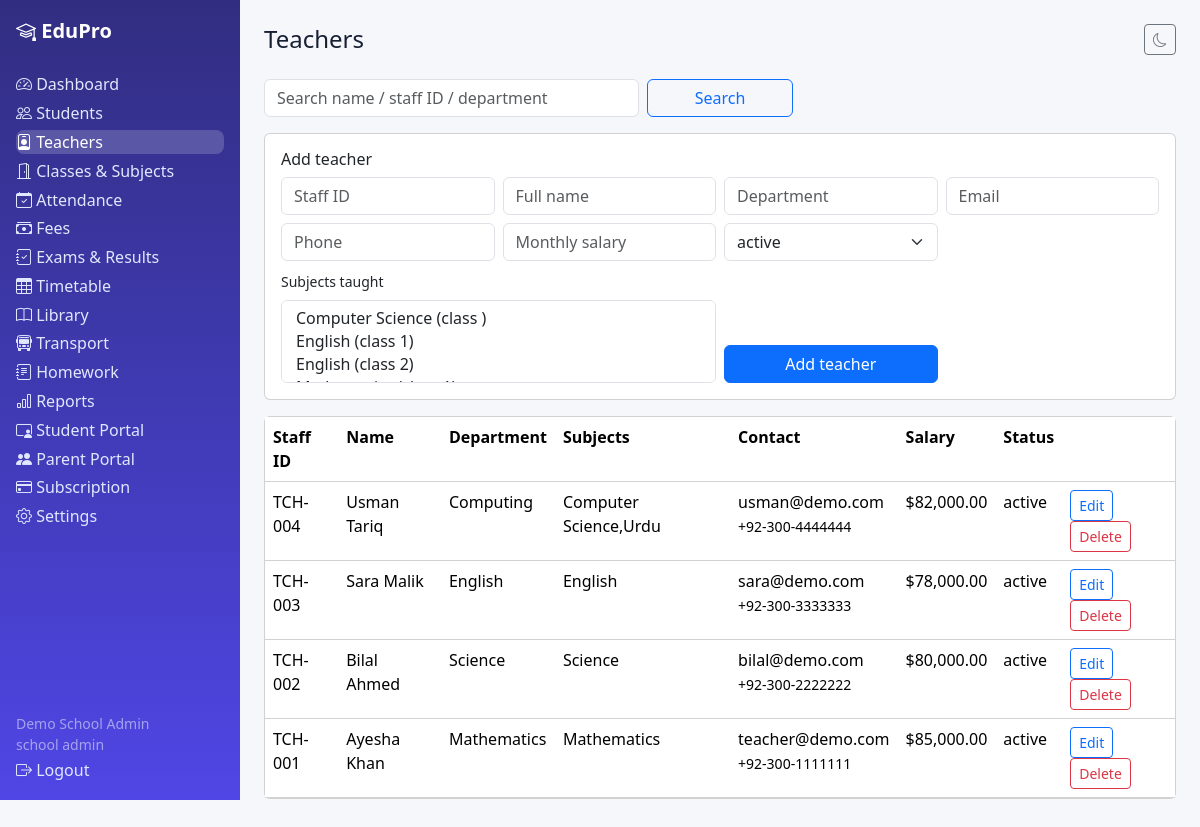
/teachers.php (signed in), run on the app's committed database.
### tables this page shows
CREATE TABLE teachers (id INT UNSIGNED AUTO_INCREMENT PRIMARY KEY, tenant_id INT UNSIGNED NOT NULL, user_id INT UNSIGNED NULL, staff_id VARCHAR(40) NOT NULL, name VARCHAR(120) NOT NULL, department VARCHAR(80) NULL, email VARCHAR(190) NULL, phone VARCHAR(40) NULL, salary DECIMAL(10,2) NOT NULL DEFAULT 0, status ENUM('active','on_leave','resigned') NOT NULL DEFAULT 'active', created_at DATETIME NOT NULL DEFAULT CURRENT_TIMESTAMP, UNIQUE KEY uq_teacher_staff(tenant_id,staff_id), INDEX idx_teach_tenant(tenant_id), FOREIGN KEY(tenant_id) REFERENCES tenants(id) ON DELETE CASCADE);

### includes/functions.php (called while the page is built, shortened)
<?php
function e(?string $v): string { return htmlspecialchars($v ?? '', ENT_QUOTES, 'UTF-8'); }
function current_user(): ?array { return $_SESSION['user'] ?? null; }
function tenant_id(): ?int { $u = current_user(); return isset($u['tenant_id']) && $u['tenant_id'] !== null ? (int)$u['tenant_id'] : null; }
function money($n): string { return '$' . number_format((float)$n, 2); }

### includes/auth.php (called while the page is built, shortened)
<?php
require_once __DIR__ . '/functions.php';
function require_tenant(): int {
    $t = tenant_id();
    return $t;
}

### teachers.php (the view, shortened to what this page needs)
<?php require_once __DIR__ . '/includes/auth.php'; $user=require_role(['school_admin','principal','accountant','teacher']); $pdo=db(); check_tenant_active($pdo); $tid=require_tenant(); $base=''; $active='teachers'; $pageTitle='Teachers';
$q=trim($_GET['q']??''); $s=$pdo->prepare('SELECT t.*,GROUP_CONCAT(DISTINCT sub.name) subjects FROM teachers t LEFT JOIN class_subjects cs ON cs.teacher_id=t.id AND cs.tenant_id=t.tenant_id LEFT JOIN subjects sub ON sub.id=cs.subject_id WHERE t.tenant_id=? AND (t.name LIKE ? OR t.staff_id LIKE ? OR t.department LIKE ?) GROUP BY t.id ORDER BY t.id DESC'); $s->execute([$tid,"%$q%","%$q%","%$q%"]); $rows=$s->fetchAll();
$subjects=$pdo->query("SELECT * FROM subjects WHERE tenant_id=$tid ORDER BY name")->fetchAll();
$edit=null; if(!empty($_GET['edit'])){$s=$pdo->prepare('SELECT * FROM teachers WHERE id=? AND tenant_id=?');$s->execute([(int)$_GET['edit'],$tid]);$edit=$s->fetch();}
include __DIR__ . '/includes/header.php'; ?>
<form class="row g-2 mb-3" method="get"><div class="col-md-5"><input class="form-control" name="q" value="<?= e($q) ?>" placeholder="Search name / staff ID / department"></div><div class="col-md-2"><button class="btn btn-outline-primary w-100">Search</button></div></form>
<div class="card p-3 mb-3"><h6><?= $edit?'Edit':'Add' ?> teacher</h6><form method="post" class="row g-2"><?= csrf_field() ?><input type="hidden" name="id" value="<?= e($edit['id']??'') ?>">
<?php foreach([['staff_id','Staff ID'],['name','Full name'],['department','Department'],['email','Email'],['phone','Phone']] as [$f,$l]): ?><div class="col-md-3"><input class="form-control" name="<?= $f ?>" placeholder="<?= $l ?>" value="<?= e($edit[$f]??'') ?>" <?= in_array($f,['staff_id','name'])?'required':'' ?>></div><?php endforeach; ?>
<div class="col-md-3"><input class="form-control" type="number" step="any" name="salary" placeholder="Monthly salary" value="<?= e($edit['salary']??'') ?>"></div>
<div class="col-md-3"><select class="form-select" name="status"><?php foreach(['active','on_leave','resigned'] as $st): ?><option <?= ($edit['status']??'active')===$st?'selected':'' ?>><?= $st ?></option><?php endforeach; ?></select></div>
<div class="col-md-6"><label class="form-label small">Subjects taught</label><select class="form-select" name="subject_ids[]" multiple size="3"><?php foreach($subjects as $sub): ?><option value="<?= $sub['id'] ?>"><?= e($sub['name']) ?> (class <?= $sub['class_id'] ?>)</option><?php endforeach; ?></select></div>
<div class="col-md-3 d-flex align-items-end"><button class="btn btn-primary w-100"><?= $edit?'Update':'Add' ?> teacher</button></div></form></div>
<table class="table card"><tr><th>Staff ID</th><th>Name</th><th>Department</th><th>Subjects</th><th>Contact</th><th>Salary</th><th>Status</th><th></th></tr>
<?php foreach($rows as $r): ?><tr><td><?= e($r['staff_id']) ?></td><td><?= e($r['name']) ?></td><td><?= e($r['department']??'') ?></td><td><?= e($r['subjects']??'') ?></td><td><?= e($r['email']??'') ?><br><small><?= e($r['phone']??'') ?></small></td><td><?= money($r['salary']) ?></td><td><?= e($r['status']) ?></td>
<td><a class="btn btn-sm btn-outline-primary" href="?edit=<?= $r['id'] ?>">Edit</a> <form method="post" class="d-inline"><button class="btn btn-sm btn-outline-danger" data-confirm="Delete teacher?">Delete</button></form></td></tr><?php endforeach; ?></table>
<?php include __DIR__ . '/includes/footer.php'; ?>

### assets/css/style.css (style rules this page uses)
:root { --brand:#4f46e5;--bg:#f6f7fb;--card:#fff;--text:#172033 }
body { background:var(--bg);color:var(--text);font-family:system-ui,-apple-system,"Segoe UI",Roboto,sans-serif }

### data on the page
teachers: staff "TCH-004", name "Usman Tariq", department "Computing", subjects "Computer Science,Urdu", email "usman@demo.com", phone "+92-300-4444444", salary "$82,000.00", status "active"
teachers: staff "TCH-003", name "Sara Malik", department "English", subjects "English", email "sara@demo.com", phone "+92-300-3333333", salary "$78,000.00", status "active"
teachers: staff "TCH-002", name "Bilal Ahmed", department "Science", subjects "Science", email "bilal@demo.com", phone "+92-300-2222222", salary "$80,000.00", status "active"
teachers: staff "TCH-001", name "Ayesha Khan", department "Mathematics", subjects "Mathematics", email "teacher@demo.com", phone "+92-300-1111111", salary "$85,000.00", status "active"

### other printed values
$l "Dashboard"
$l "Students"
$l "Teachers"
$l "Classes & Subjects"
$l "Attendance"
$l "Fees"
$l "Exams & Results"
$l "Timetable"
$l "Library"
$l "Transport"
$l "Homework"
$l "Reports"
$l "Student Portal"
$l "Parent Portal"
$l "Subscription"
